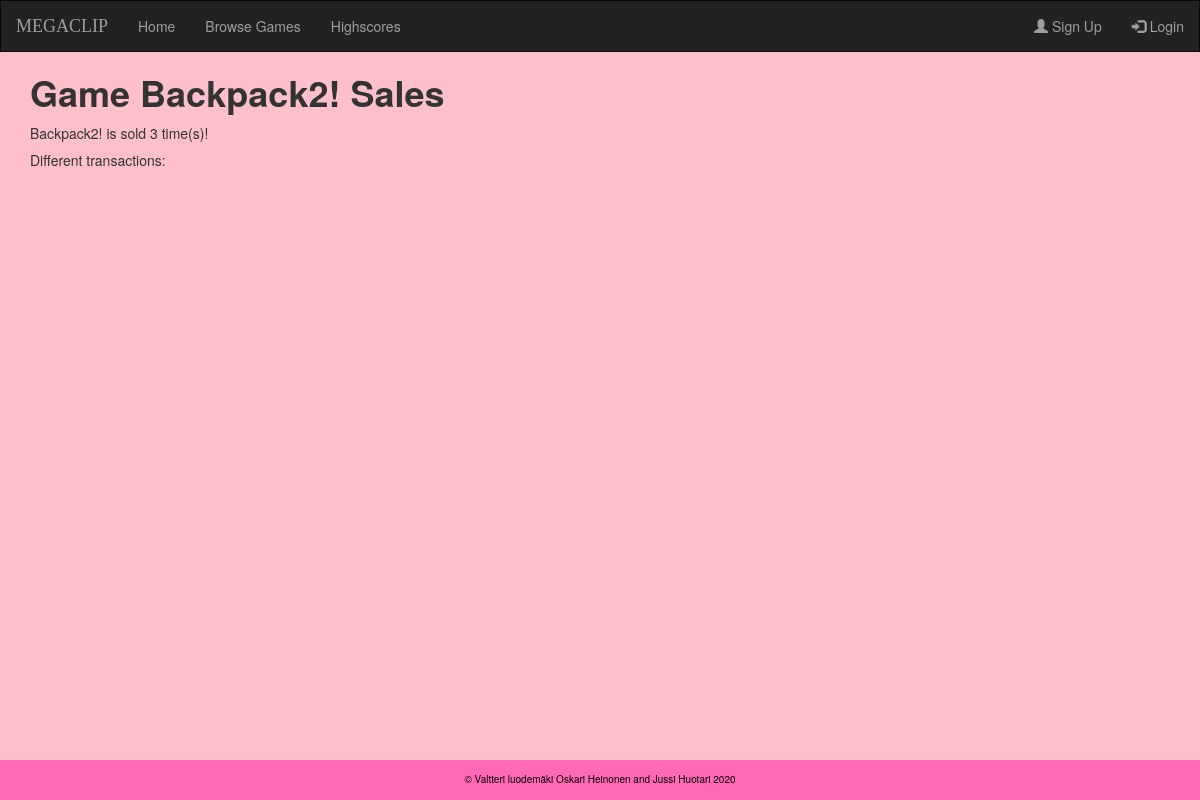
The app's page /user/Suppercell, older data.
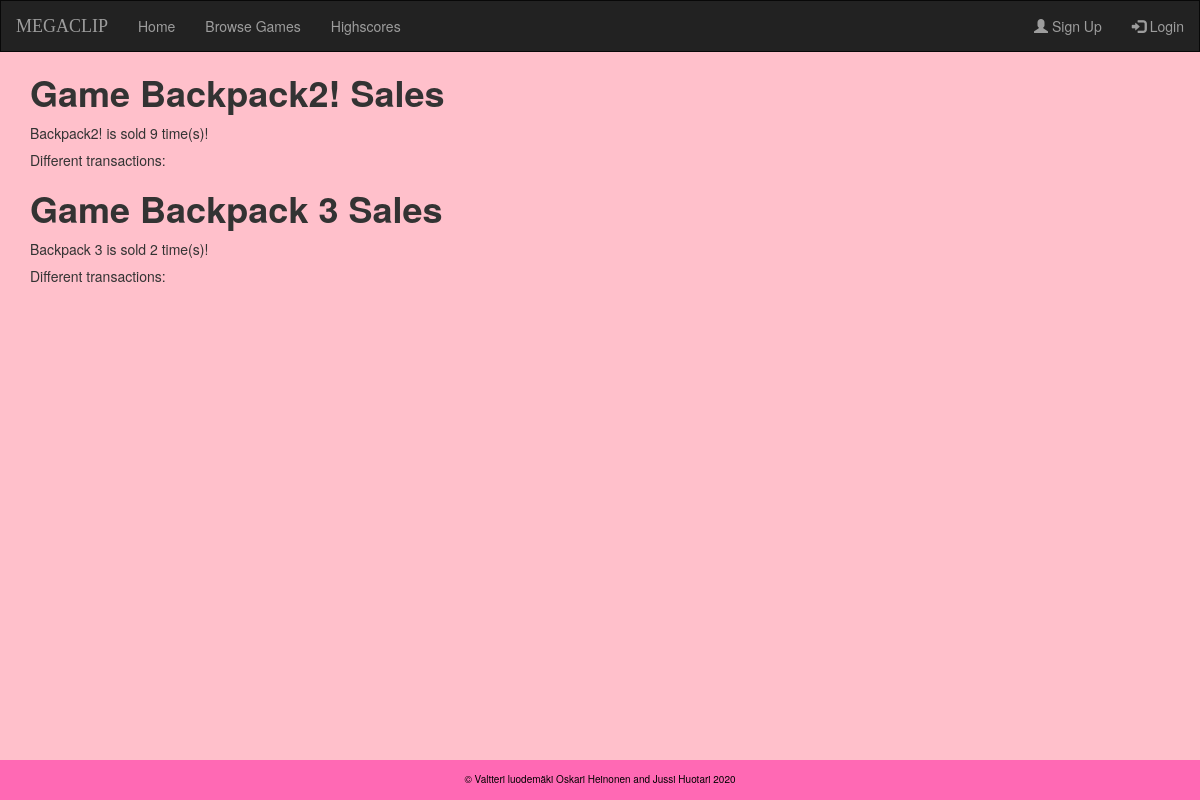
The same page, newer data.
### gamestore/models.py (models this page shows, shortened)
class Game(models.Model):
    name = models.CharField(max_length=255, primary_key=True, unique=True)
    url = models.URLField(max_length=255)
    price = models.DecimalField(max_digits=20, decimal_places=2)
    developer = models.ForeignKey('users.CustomUser', on_delete=models.CASCADE, null=True)
    def sales(self):
        numbers_sold = Transaction.objects.filter(game=self).count()
        return numbers_sold

### gamestore/views.py (the view)
# urls.py: path('user/<str:username>',UserGameListView.as_view(),name='user-stats' ),
class UserGameListView(ListView):
    model = Game
    template_name = 'gamestore/user_stats.html'
    context_object_name = 'games'
    def get_queryset(self):
        user = get_object_or_404(CustomUser, username=self.kwargs.get('username'))
        return Game.objects.filter(developer=user)
    def get_context_data(self, **kwargs):
        context = super(UserGameListView, self).get_context_data(**kwargs)
        context.update({
            'transactions': Transaction.objects.all(),
            'sales_stats_page' : 'active'
        })
        return context

### gamestore/templates/gamestore/user_stats.html (shortened to what this page needs)
{% extends "base.html" %}
{% block content%}
  {% for game in games %}
    <h1><strong>Game {{ game.name }} Sales</strong></h1>
    <p>{{game.name}} is sold {{ game.sales }} time(s)!</p>
    <h5>Different transactions: </h5>
  {% endfor %}
{% endblock content%}

Row changes from the older to the newer data that the page shows:
changed Game "Backpack2!": sales "3" → "9"
added Game: name "Backpack 3", sales "2"
